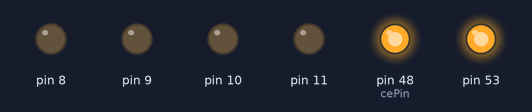
A sketch run on a simulated Arduino Mega 2560, built with avr-gcc and run on an emulated ATmega2560. On the bench: output pins drawn as LEDs (lit = HIGH). Pins used as bus, display or sensor lines are not drawn; what the sketch prints to the serial monitor is not drawn.

Above: at 0.1 s.
Timing chart, 0 to 1.6 s (numbered marks = the images above):
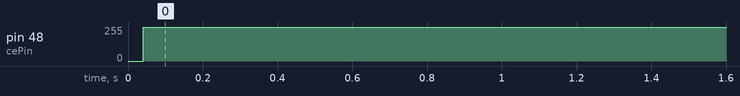

The sketch:

receptor2.ino
```cpp
// receptor nrf24l01 con Mirf

#include <SPI.h>
#include <Mirf.h>
#include <nRF24L01.h>
#include <MirfHardwareSpiDriver.h>

int rate[4];

void setup(){

  Serial.begin(9600);

  Mirf.cePin = 48;             //ce pin on Mega 2560, REMOVE THIS LINE IF YOU ARE USING AN UNO
  Mirf.csnPin = 49;            //csn pin on Mega 2560, REMOVE THIS LINE IF YOU ARE USING AN UNO
  Mirf.spi = &MirfHardwareSpi;
  Mirf.init();
  Mirf.setRADDR((byte *)"clie1");
  Mirf.payload = sizeof(rate);
  Mirf.config();
}

void loop(){

  Mirf.setRADDR((byte *)"clie1");

  rate[Mirf.payload];
  while(!Mirf.dataReady()){
  }
  Mirf.getData((byte *) &rate);

  analogWrite(8,rate[0]);
  analogWrite(9,rate[1]);
  analogWrite(10,rate[2]);
  analogWrite(11,rate[3]);

  Serial.print(rate[0]);
  Serial.print("  ");
  Serial.print(rate[1]);
  Serial.print("  ");
  Serial.print(rate[2]);
  Serial.print("  ");
  Serial.println(rate[3]);

  Mirf.setTADDR((byte *)"serv1");

 Mirf.send((byte *) &rate);

  while(Mirf.isSending()){
  }

  delay(100);
}
```

Measured:
- by itself, pin 48 (cePin): 0/255 → 255/255 at 0.04 s
